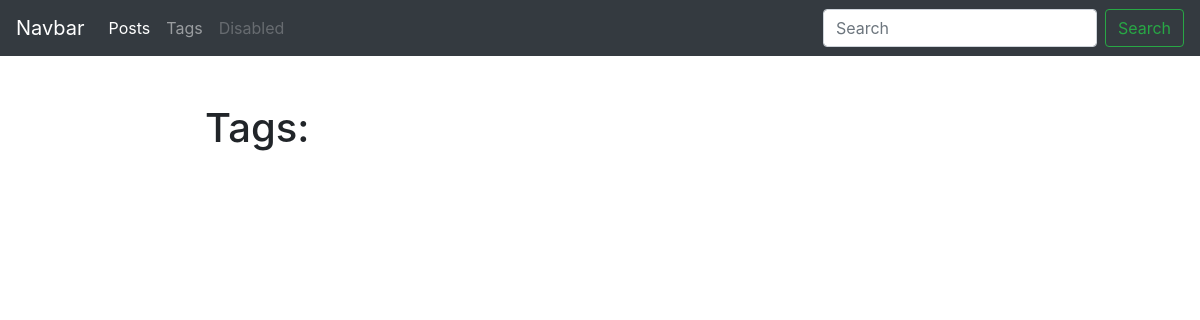
/blog/tags/, run on an earlier commit of the app's database.
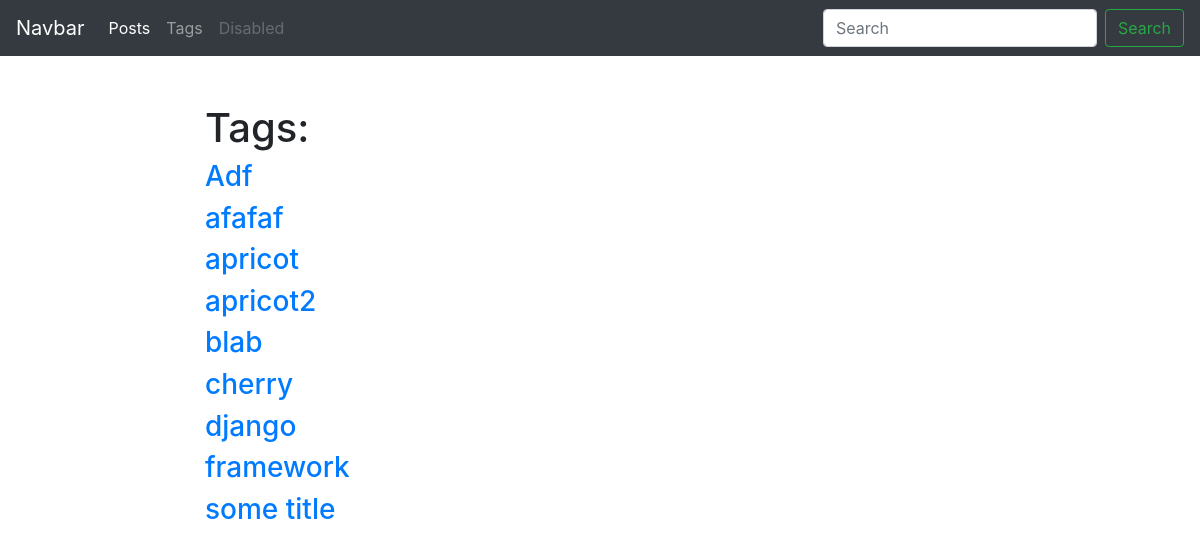
And on a later commit of the database.
### blog/models.py (models this page shows, shortened)
class Tag(models.Model):
    title = models.CharField(max_length=50)
    slug = models.SlugField(max_length=50, unique=True)
    def get_absolute_url(self):  # согласовано с Django
        return reverse('tag_detail_url', kwargs={'slug': self.slug})
    class Meta:
        ordering = ['title']

### blog/views.py (the view)
# urls.py: path('tags/', tags_list, name='tags_list_url'),
def tags_list(request):
    tags = Tag.objects.all()
    return render(request, 'blog/tags_list.html', context={'tags': tags})

### blog/templates/blog/tags_list.html (shortened to what this page needs)
{% extends 'blog/base_blog.html' %}
{% block content %}
    <h1 class="mb5">Tags:</h1>
    {% for tag in tags %}
<h3><a href="{{ tag.get_absolute_url }}">{{ tag.title }}</a></h3>
    {% endfor %}
{% endblock %}

### blog/templates/blog/base_blog.html (shortened to what this page needs)
{% extends 'base.html' %}

### templates/base.html (shortened to what this page needs)
{% load static %}
<!DOCTYPE html>
<html lang="en">
<head>
    <link rel="stylesheet" href="https://stackpath.bootstrapcdn.com/bootstrap/4.3.1/css/bootstrap.min.css">
    <link rel="stylesheet" href="{% static 'css/styles.css' %}">
</head>
<body>
    <nav class="navbar navbar-expand-lg navbar-dark bg-dark">
      <a class="navbar-brand" href="#">Navbar</a>
      <div class="collapse navbar-collapse" id="navbarSupportedContent">
        <ul class="navbar-nav mr-auto">
          <li class="nav-item active">
            <a class="nav-link" href="{% url 'posts_list_url' %}">Posts</a>
          </li>
          <li class="nav-item">
            <a class="nav-link" href="{% url 'tags_list_url' %}">Tags</a>
          </li>
          <li class="nav-item">
            <a class="nav-link disabled" href="#" tabindex="-1" aria-disabled="true">Disabled</a>
          </li>
        </ul>
        <form class="form-inline my-2 my-lg-0" action="{% url 'posts_list_url' %}">
          <input class="form-control mr-sm-2" type="search" placeholder="Search" aria-label="Search" name="search">
          <button class="btn btn-outline-success my-2 my-sm-0" type="submit">Search</button>
        </form>
      </div>
    </nav>
    <div class="containter mt-5">
        <div class="row">
            <div class="col-6 offset-md-2">
                {% block content %}{% endblock %}
            </div>
        </div>
    </div>
</body>
</html>

What changed in the data, as far as the page shows it:
added Tag: title "Adf"
added Tag: title "afafaf"
added Tag: title "apricot"
added Tag: title "apricot2"
added Tag: title "blab"
added Tag: title "cherry"
added Tag: title "django"
added Tag: title "framework"
added Tag: title "some title"
